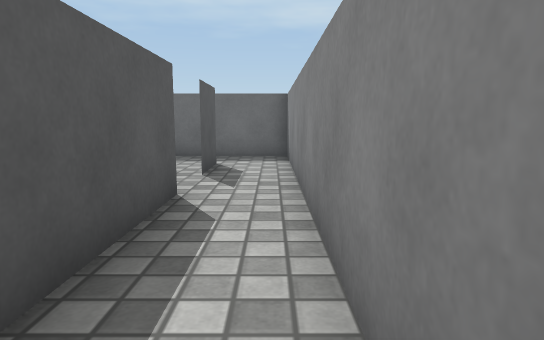
View 1 (above)

16 first-person views from a walk through a Unity game level. The camera is 0.58 m above the floor, tilts 8° down and sees 75° across. The floor is counted in squares, 0.5 m on a side. Each view is taken from the middle of a square. On the plan, view 1 faces up. The plan holds only what a view shows up to about 14 squares ahead; the rest is blank. Surface patterns are stand-ins for the level's own textures.

View 2
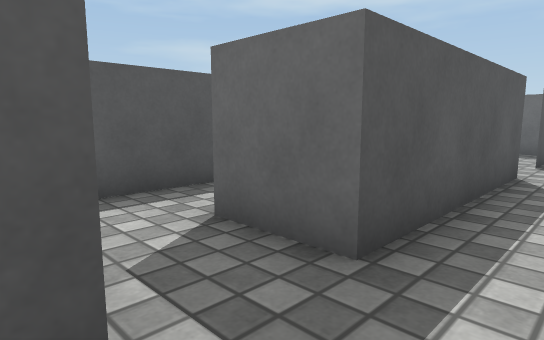

View 3
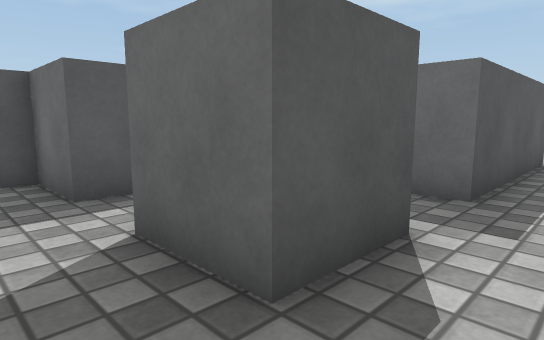

View 4
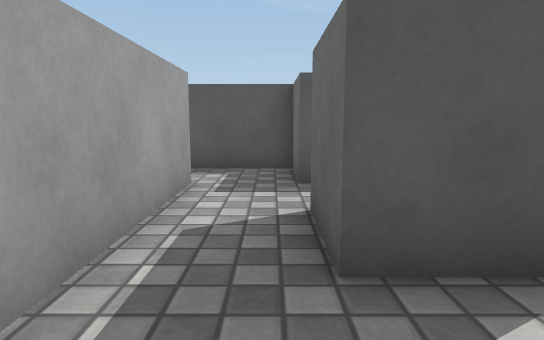

View 5
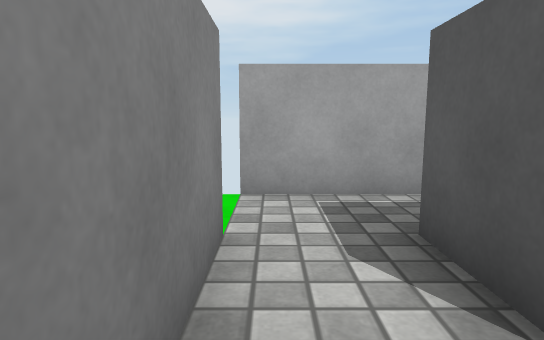

View 6
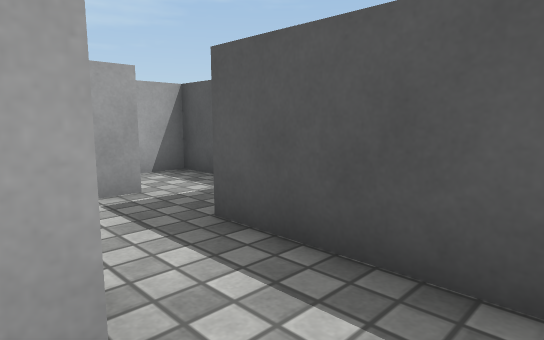

View 7
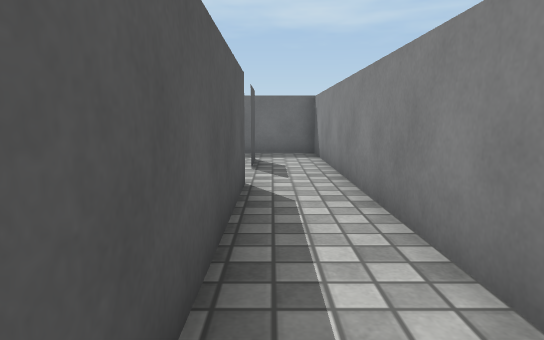

View 8
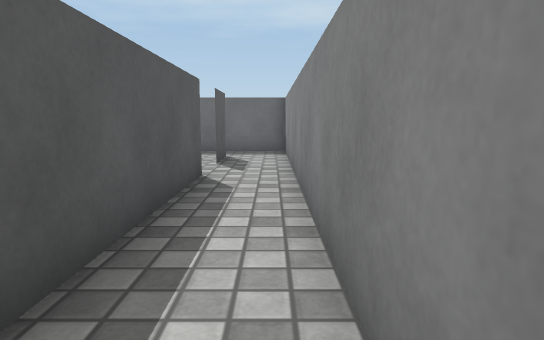

View 9
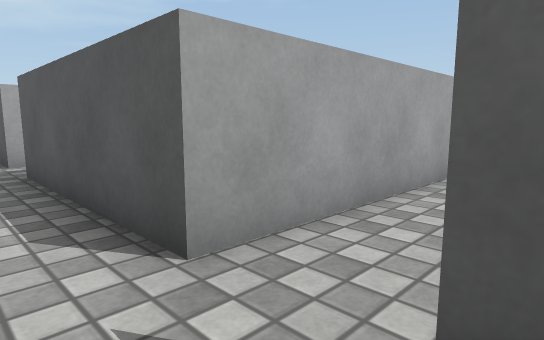

View 10
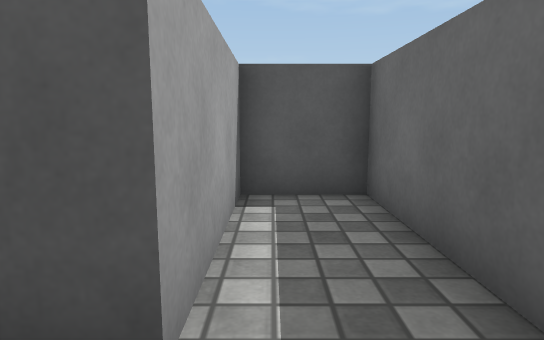

View 11
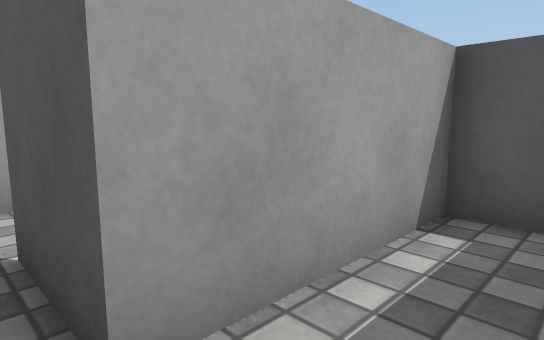

View 12
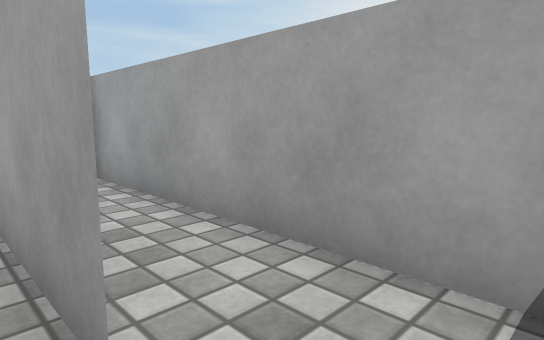

View 13
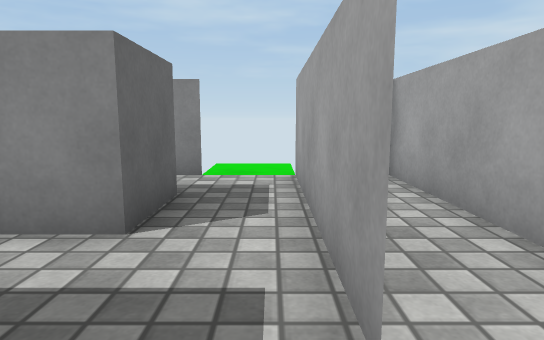

View 14
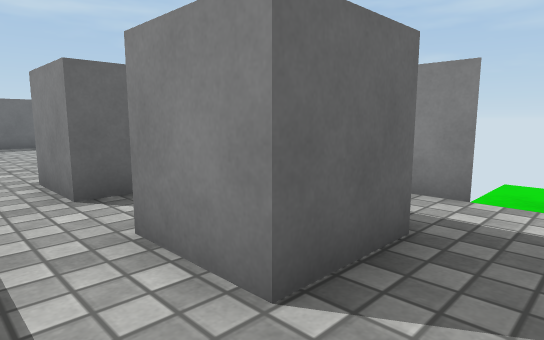

View 15
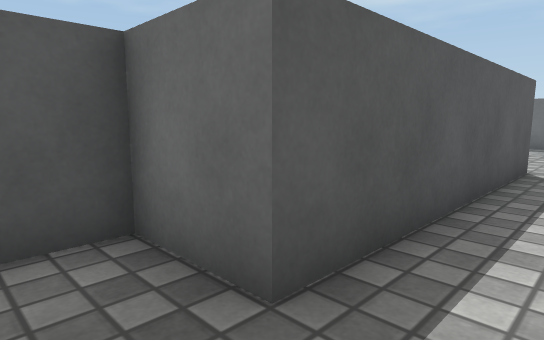

View 16
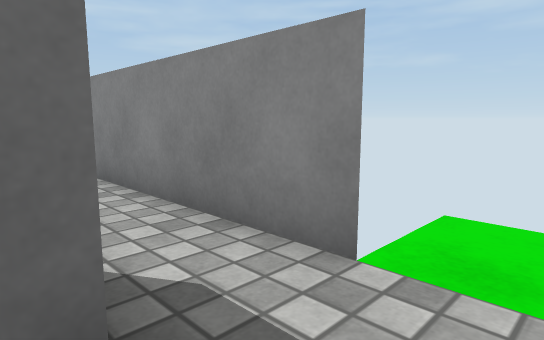

### Floor plan
Key: @ floor where view 1 was taken; # wall or solid block; . floor; T thing the floor can be seen under or through.
Columns run from 8 left of view 1 to 2 right of it. Each row starts with its distance up from view 1.
 12  #########
 11   #......#
 10   #......#
  9   #####..#
  8      .#..#
  7       #..#
  6  ........#
  5 #TTTTT#..#
  4   ....#..#
  3   #   #..#
  2   #...#..#
  1   #..##..#
  0   #..##.@#
 -1   #......#
 -2   #......#
 -3   #..##..#
 -4 ###..##..#
 -5 #..........
 -6 #..........
 -7 #..######
 -8 #........
 -9 ##########

Positions as (right, up) in squares from view 1, and headings:
1: (0, 0), facing up
2: (0, -3), facing up-left
3: (0, -6), facing up-left
4: (1, -5), facing left
5: (0, -1), facing down
6: (-3, -1), facing down-left
7: (-1, -1), facing up
8: (0, -2), facing up
9: (0, 8), facing down-left
10: (0, 10), facing left
11: (-1, 11), facing down-left
12: (-7, -6), facing down-right
13: (-7, -6), facing right
14: (-5, -6), facing up-right
15: (-4, -6), facing up-left
16: (-2, -6), facing up-right
